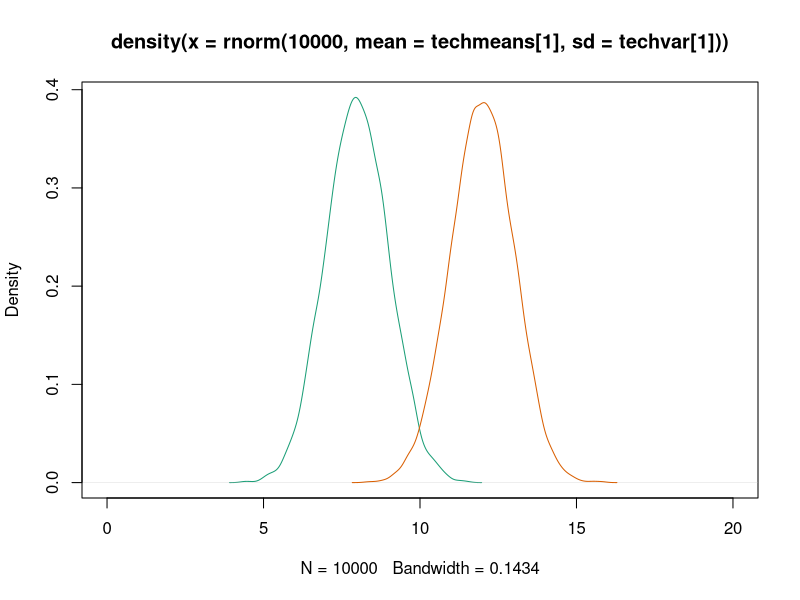
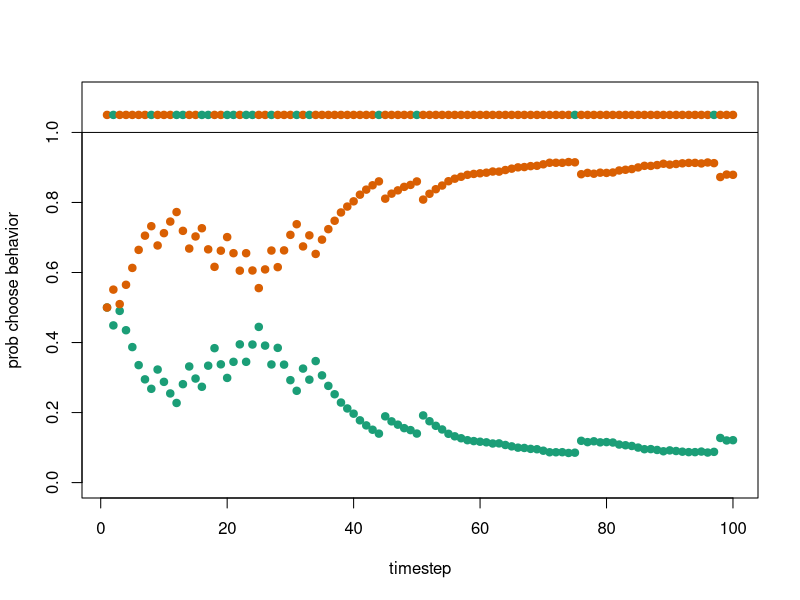
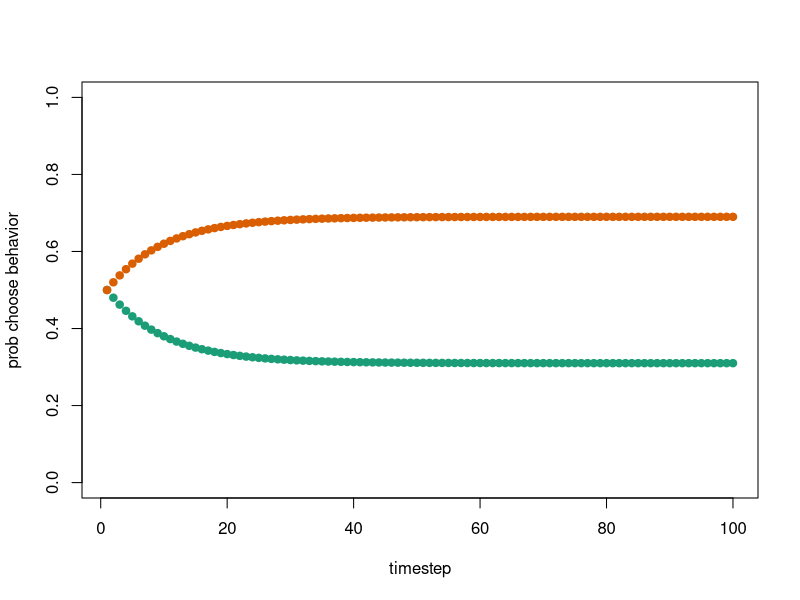
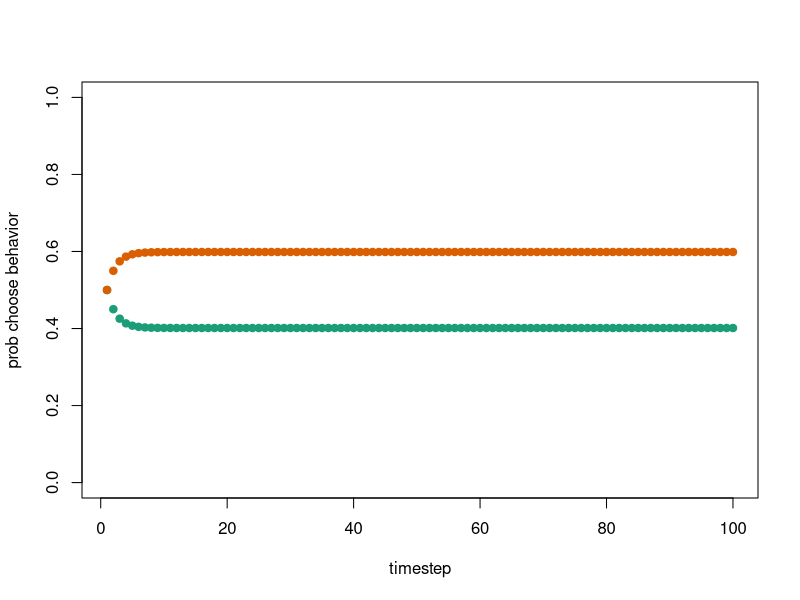
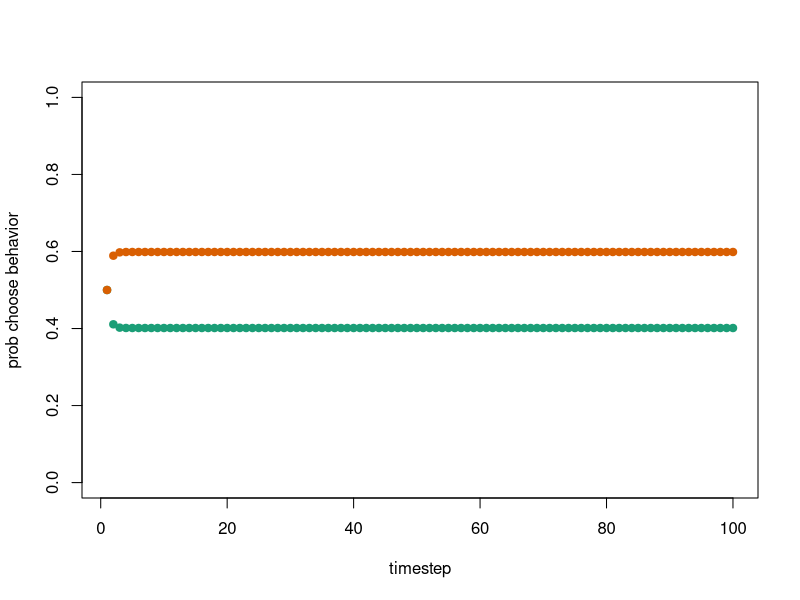
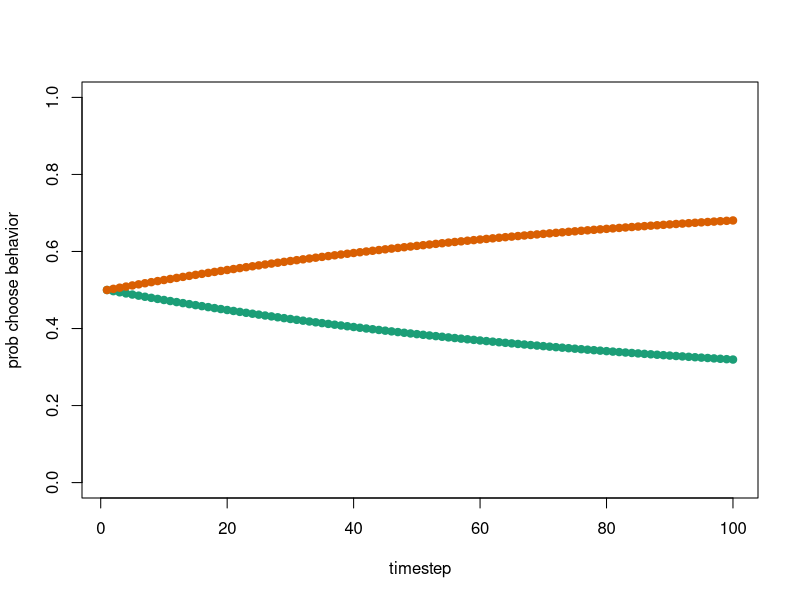
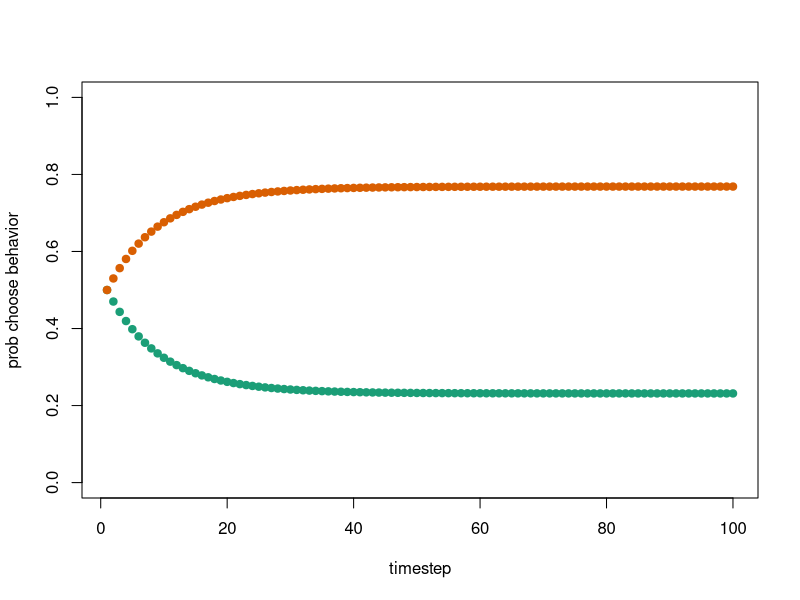
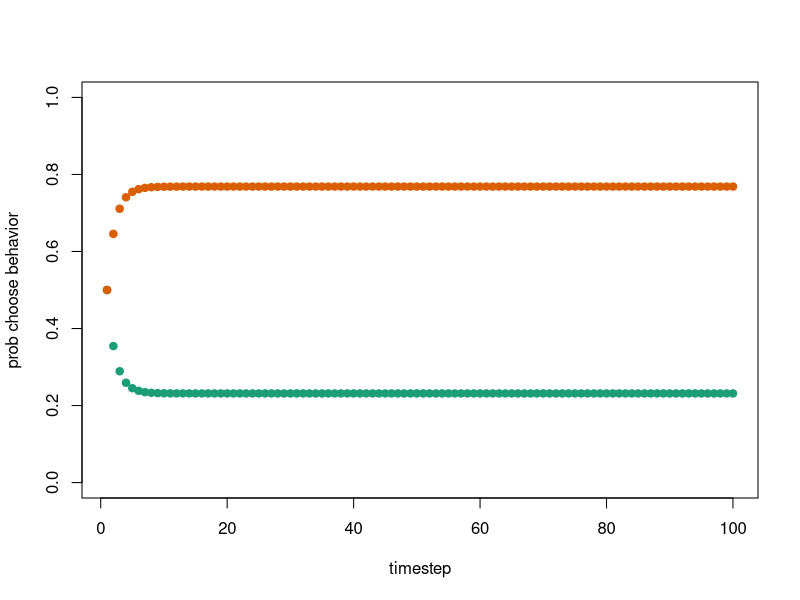

The R script that drew these images, in order:
###let's do an individual learning sim from first principals using EWA model.
##we can start with a continuous simulation, and add agents and heterogeneity later

######Functions

######create a softmax function to simply code
Softmax <- function(x){
  exp(x)/sum(exp(x))
}

#color palate
col.pal <- c("#1B9E77", "#D95F02")
# green (low payoff) and red (high payoff)

#simulate data set conditions
dsim <- data.frame( timestep=0 , tech=0 , payoff_i1=0 , payoff_i2=0, A1=0 , A2=0 , Pr1=0 , Pr2=0)
timesteps <- 100 # number of timesteps (t), in snail example, every interaction with a snail is a new timestep
phi <- 0.1 # low is more reliance on past memory and high is reliance on recent experience (0-1)
lambda <- 0.2 # sensitivity to differences in attraction, low is insensitive (0 is no attention to differences in attraction score, equal chance to pick each behavior), higher is more sensitive (0-infinity)
techmeans <- c(8,12) # pay offs of behaviors 1 and 2 
techvar <- c(1,1) # variance in pay offs of behavior across time steps
#visualize how hard to learn
plot(density(rnorm( 10000, mean=techmeans[1] , sd=techvar[1] ) ) ,col=col.pal[1] , xlim=c(0,20)) 
lines(density(rnorm( 10000, mean=techmeans[2] , sd=techvar[2] ) ) ,col=col.pal[2]) 

AC <- matrix(0,nrow=timesteps,ncol=2) 	

##simulated data for one discreet individual

for (t in 1:timesteps){
    prtech_i <-  Softmax(lambda*AC[t,]) #calculate probability of performing a behavior at this timestep
    tech <- sample( 1:2 , size=1 , prob=prtech_i) # sample a behavior with prtech_i
    payoff <- rnorm( 1 , mean=techmeans[tech] , sd=techvar[tech] ) #draw a behavior of tech=k with specified mean and SD, realized choice
    obs_payoffs_t <- rep(0,2) #initialize observed payoffs vector
    obs_payoffs_t[tech] <- payoff #populate with each observed payoff
    
    dsim[t,] <- c(  t , tech , obs_payoffs_t[1] , obs_payoffs_t[2] , AC[t,1] , AC[t,2] ,  prtech_i[1] , prtech_i[2] )
    
    # update attractions for next timestep t + 1, don't do on final round
     if(t<timesteps){ 
      for (k in 1:2){
        AC[t+1,k] <- (1-phi)*AC[t,k] + phi*obs_payoffs_t[k]
      }
    }
  }

#below plots sim
plot(dsim$Pr1~dsim$timestep , col=col.pal[1] , pch=19 , xlab="timestep" , ylab="prob choose behavior", ylim=c(0,1.1) ) 
points(dsim$Pr2~dsim$timestep,col=col.pal[2],pch=19 )
points(rep(1.05,timesteps) ~ dsim$timestep,col=col.pal[dsim$tech],pch=19 )
abline(h=1)

####### mean dynamics of model i, no variance, just a numerical solution
dsim2 <- data.frame( timestep=0 , A1=0 , A2=0 , Pr1=0 , Pr2=0)

for (t in 1:timesteps){
  prtech_i <-  Softmax(lambda*AC[t,]) #calculate probability of performing a behavior at this timestep
  obs_payoffs_t <- techmeans #initialize observed payoffs vector

  dsim2[t,] <- c(  t , AC[t,1] , AC[t,2] ,  prtech_i[1] , prtech_i[2] )
  
  # update attractions for next timestep t + 1, don't do on final round
  if(t<timesteps){ 
    for (k in 1:2){
      AC[t+1,k] <- (1-phi)*AC[t,k] + phi*obs_payoffs_t[k]
    }
  }
}

#below plots sims
plot(dsim2$Pr1~dsim2$timestep , col=col.pal[1] , pch=19 , xlab="timestep" , ylab="prob choose behavior", ylim=c(0,1) ) 
points(dsim2$Pr2~dsim2$timestep,col=col.pal[2],pch=19 )


###lets write a simple function to plot dynamics on average

sim_reinf_learn <- function(phi,lambda){
  techmeans <- c(8,12)
  timesteps <- 100
  dsim2 <- data.frame( timestep=0 , A1=0 , A2=0 , Pr1=0 , Pr2=0)
  
  for (t in 1:timesteps){
    prtech_i <-  Softmax(lambda*AC[t,]) #calculate probability of performing a behavior at this timestep
    obs_payoffs_t <- techmeans #initialize observed payoffs vector
    dsim2[t,] <- c(  t , AC[t,1] , AC[t,2] ,  prtech_i[1] , prtech_i[2] )
    # update attractions for next timestep t + 1, don't do on final round
    if(t<timesteps){ 
      for (k in 1:2){
        AC[t+1,k] <- (1-phi)*AC[t,k] + phi*obs_payoffs_t[k]
      }
    }
  }
  #below plots sims
  plot(dsim2$Pr1~dsim2$timestep , col=col.pal[1] , pch=19 , xlab="timestep" , ylab="prob choose behavior", ylim=c(0,1) ) 
  points(dsim2$Pr2~dsim2$timestep,col=col.pal[2],pch=19 )
  
}

##run some functions to explore average dynamics across simulation space
sim_reinf_learn(phi=0.5,lambda=0.1)
sim_reinf_learn(phi=0.9,lambda=0.1)
sim_reinf_learn(phi=0.01,lambda=0.3)
sim_reinf_learn(phi=0.1,lambda=0.3)
sim_reinf_learn(phi=0.5,lambda=0.3)
sim_reinf_learn(phi=0.1,lambda=1)
sim_reinf_learn(phi=0.9,lambda=1)

######### From down here Zoë's experimental space ############
# general set-up (including looping over individuals)

######create a softmax function to simply code
Softmax <- function(x){
  exp(x)/sum(exp(x))
}
# ask brendan why exponentional (you never get object with zero attraction)
# alexander says the exponential means that when calculating probtech the higher the lambda the bigger the difference between the two behaviors


#color palate
col.pal <- c("#1B9E77", "#D95F02")
# green (low payoff) and red (high payoff)

# Things that don't vary
individuals <- 20 # number of individuals 
timesteps <- 100 # number of timesteps (t), in snail example, every interaction with a snail is a new timestep

####### Loop over individuals, individuals all the same ######
# other parameters
phi <- 0.1 # low is more reliance on past memory and high is reliance on recent experience (0-1)
lambda <- 0.2 # sensitivity to differences in attraction, low is insensitive (0 is no attention to differences in attraction score, equal chance to pick each behavior), higher is more sensitive (0-infinity)
techmeans <- c(8,12) # pay offs of behaviors 1 and 2 
techvar <- c(1,1) # variance in pay offs of behavior across time steps

##simulated data looping over individuals
AR <- array(0 , dim=c( nrow=timesteps , 2 , individuals ) ) # empty array for storing payoffs
dsim <- data.frame(individual = 0, timestep=0 , tech=0 , payoff_i1=0 , payoff_i2=0, A1=0 , A2=0 , Pr1=0 , Pr2=0) # data frame for storing simulation results
therow <- 1

# run loop
for (t in 1:timesteps){
  for (i in 1:individuals) {
    prtech_i <-  Softmax(lambda*AR[t,,i]) #calculate probability of performing a behavior at this timestep
    tech <- sample( 1:2 , size=1 , prob=prtech_i) # sample a behavior with prtech_i
    payoff <- rnorm( 1 , mean=techmeans[tech] , sd=techvar[tech] ) #draw a behavior of tech=k with specified mean and SD, realized choice
    obs_payoffs_t <- rep(0,2) #initialize observed payoffs vector
    obs_payoffs_t[tech] <- payoff #populate with each observed payoff
  
    dsim[therow,] <- c(i,  t , tech , obs_payoffs_t[1] , obs_payoffs_t[2] , AR[t,1,i] , AR[t,2,i] ,  prtech_i[1] , prtech_i[2] )
    therow <- therow + 1
    # update attractions for next timestep t + 1, don't do on final round
    if(t<timesteps){ 
      for (k in 1:2){
        AR[t+1,k,i] <- (1-phi)*AR[t,k,i] + phi*obs_payoffs_t[k]
      }
    }
  }
}

#below plots sim
for (i in 1:individuals) {
  plot(dsim$Pr1[dsim$individual == i] ~dsim$timestep[dsim$individual == i] , col=col.pal[1] , pch=19 , xlab="timestep" , ylab="prob choose behavior", ylim=c(0,1.1) ) 
  points(dsim$Pr2[dsim$individual == i]~dsim$timestep[dsim$individual == i],col=col.pal[2],pch=19 )
  points(rep(1.05,timesteps) ~ dsim$timestep[dsim$individual == i],col=col.pal[dsim$tech[dsim$individual == i]],pch=19 )
  abline(h=1)
} 

###### Varying phi per individual ########
# other parameters
# Varying phi
logit <- function(p){
  (log(p/(1-p)))
}

logistic <- function(x){
  (1/(1+exp(-x)))
}

phi.sim <- logit(0.25) #population mean phi based on previous simulations with vervets/capuchins/etc (see payoff bias paper Brendan)
phi.sim_i <- rnorm(individuals, mean = 0, sd = 0.7) # can set standard deviation
phi_id <- round(logistic(phi.sim +phi.sim_i), digits=2)

##simulated data looping over individuals
AR <- array(0 , dim=c( nrow=timesteps , 2 , individuals ) )
dsim <- data.frame(individual = 0, timestep=0 , tech=0 , payoff_i1=0 , payoff_i2=0, A1=0 , A2=0 , Pr1=0 , Pr2=0)
therow <- 1

# run loop
for (t in 1:timesteps){
  for (i in 1:individuals) {
    prtech_i <-  Softmax(lambda*AR[t,,i]) #calculate probability of performing a behavior at this timestep
    tech <- sample( 1:2 , size=1 , prob=prtech_i) # sample a behavior with prtech_i
    payoff <- rnorm( 1 , mean=techmeans[tech] , sd=techvar[tech] ) #draw a behavior of tech=k with specified mean and SD, realized choice
    obs_payoffs_t <- rep(0,2) #initialize observed payoffs vector
    obs_payoffs_t[tech] <- payoff #populate with each observed payoff
    
    dsim[therow,] <- c(i,  t , tech , obs_payoffs_t[1] , obs_payoffs_t[2] , AR[t,1,i] , AR[t,2,i] ,  prtech_i[1] , prtech_i[2])
    therow <- therow + 1
    # update attractions for next timestep t + 1, don't do on final round
    if(t<timesteps){ 
      for (k in 1:2){
        AR[t+1,k,i] <- (1-phi_id[i])*AR[t,k,i] + phi_id[i]*obs_payoffs_t[k]
      }
    }
  }
}

#plotting sims
for (i in 1:individuals) {
  plot(dsim$Pr1[dsim$individual == i] ~dsim$timestep[dsim$individual == i] , col=col.pal[1] , pch=19 , xlab="timestep" , ylab="prob choose behavior", ylim=c(0,1.1) ) 
  points(dsim$Pr2[dsim$individual == i]~dsim$timestep[dsim$individual == i],col=col.pal[2],pch=19 )
  points(rep(1.05,timesteps) ~ dsim$timestep[dsim$individual == i],col=col.pal[dsim$tech[dsim$individual == i]],pch= 19)
  abline(h=1)
  title(main = paste("id =", i, ", lambda =", lambda, ", phi =", round(phi_id[i],2)))
} 

#### Payoffs of behaviors switching halfway through ####
# introducing change in payoff
techmeans_bas <- c(8,12) # pay offs of behaviors 1 and 2 baseline
techmeans_exp <- c(12,8) # pay offs switched (experiment)

##simulated data looping over individuals
AR <- array(0 , dim=c( nrow=timesteps , 2 , individuals ) )
dsim <- data.frame(individual = 0, timestep=0 , tech=0 , payoff_i1=0 , payoff_i2=0, A1=0 , A2=0 , Pr1=0 , Pr2=0)
therow <- 1

for (t in 1:timesteps){
  for (i in 1:individuals) {
    prtech_i <-  Softmax(lambda*AR[t,,i]) #calculate probability of performing a behavior at this timestep
    tech <- sample( 1:2 , size=1 , prob=prtech_i) # sample a behavior with prtech_i
    techmeans <- if(t > timesteps/2) {techmeans_exp} else {techmeans_bas}
    payoff <- rnorm( 1 , mean=techmeans[tech] , sd=techvar[tech] ) #draw a behavior of tech=k with specified mean and SD, realized choice
    obs_payoffs_t <- rep(0,2) #initialize observed payoffs vector
    obs_payoffs_t[tech] <- payoff #populate with each observed payoff
    
    dsim[therow,] <- c(i,  t , tech , obs_payoffs_t[1] , obs_payoffs_t[2] , AR[t,1,i] , AR[t,2,i] ,  prtech_i[1] , prtech_i[2] )
    therow <- therow + 1
    # update attractions for next timestep t + 1, don't do on final round
    if(t<timesteps){ 
      for (k in 1:2){
        AR[t+1,k,i] <- (1-phi_id[i])*AR[t,k,i] + phi_id[i]*obs_payoffs_t[k]
      }
    }
  }
}

##plot sims
for (i in 1:individuals) {
  plot(dsim$Pr1[dsim$individual == i] ~dsim$timestep[dsim$individual == i] , col=col.pal[1] , pch=19 , xlab="timestep" , ylab="prob choose behavior", ylim=c(0,1.1) ) 
  points(dsim$Pr2[dsim$individual == i]~dsim$timestep[dsim$individual == i],col=col.pal[2],pch=19 )
  points(rep(1.05,timesteps) ~ dsim$timestep[dsim$individual == i],col=col.pal[dsim$tech[dsim$individual == i]],pch= 19)
  abline(h=1)
  abline(v = timesteps/2, lty = 2)
  title(main = paste("id =", i, ", lambda =", lambda, ", phi =", round(phi_id[i],2)))
} 

##### Using efficiency rather than absolute payoffs ####
# use efficiency rather than absolute payoffs (the techmeans from before). Find this more intuitive, so chance of opening snail, when payoff of snail flesh is the same
techprsucceed_bas <- c(0.50, 0.95)
techprsucceed_exp <- c(0.50, 0.01)
lambda = 1 #needs to be high to see variation

##simulated data looping over individuals
AR <- array(0 , dim=c( nrow=timesteps , 2 , individuals ) )
dsim <- data.frame(individual = 0, timestep=0 , tech=0 , payoff_i1=0 , payoff_i2=0, A1=0 , A2=0 , Pr1=0 , Pr2=0, succeed = 0)
therow <- 1

for (t in 1:timesteps){
  for (i in 1:individuals) {
    prtech_i <-  Softmax(lambda*AR[t,,i]) #calculate probability of performing a behavior at this timestep
    tech <- sample( 1:2 , size=1 , prob=prtech_i) # sample a behavior with prtech_i
    succeed <- if (t > timesteps/2) {sample(rbinom(1,1,techprsucceed_exp[tech]))} else {sample(rbinom(1,1,techprsucceed_bas[tech]))} #introduce sample whether it was successful
    payoff <- succeed # right now the payoff is 1 or 0, so succeed yes or no. Can still change this (to also account for time needed to get payoff for ex)
    obs_payoffs_t <- rep(0,2) #initialize observed payoffs vector
    obs_payoffs_t[tech] <- payoff #populate with each observed payoff
    dsim[therow,] <- c(i,  t , tech , obs_payoffs_t[1] , obs_payoffs_t[2] , AR[t,1,i] , AR[t,2,i] ,  prtech_i[1] , prtech_i[2], succeed )
    therow <- therow + 1
    # update attractions for next timestep t + 1, don't do on final round
    if(t<timesteps){ 
      for (k in 1:2){
        AR[t+1,k,i] <- (1-phi_id[i])*AR[t,k,i] + phi_id[i]*obs_payoffs_t[k]
      }
    }
  }
}

##plot sims
# add points showing whether succeeded or not (empty circle is not succeed, filled is succeed)
pch.pal <- c(1,19)

for (i in 1:individuals) {
  plot(dsim$Pr1[dsim$individual == i] ~dsim$timestep[dsim$individual == i] , col=col.pal[1] , pch=19 , xlab="timestep" , ylab="prob choose behavior", ylim=c(0,1.1) ) 
  points(dsim$Pr2[dsim$individual == i]~dsim$timestep[dsim$individual == i],col=col.pal[2],pch=19 )
  points(rep(1.05,timesteps) ~ dsim$timestep[dsim$individual == i],col=col.pal[dsim$tech[dsim$individual == i]],pch= pch.pal[1 + dsim$succeed[dsim$individual == i]])
  abline(h=1)
  abline(v = timesteps/2, lty = 2)
  title(main = paste("id =", i, ", lambda =", lambda, ", phi =", round(phi_id[i],2)))
} 

## To make PDF of output
pdf("freq_sims_zg.pdf", width = 9, height = 11)
par(mfrow=c(5,2)) #sets number of rows and columns per page, could also change margins
par(cex = 0.5)

#plot code here

dev.off()


##### Function to show deterministic simulation (average) #####
AC <- matrix(0,nrow=timesteps,ncol=2) 	

sim_reinf_learn <- function(phi,lambda){
  techprsucceed_bas <- c(0.50, 0.95)
  techprsucceed_exp <- c(0.50, 0.01)
  timesteps <- 100
  dsim2 <- data.frame( timestep=0 , A1=0 , A2=0 , Pr1=0 , Pr2=0)
  
  for (t in 1:timesteps){
    prtech_i <-  Softmax(lambda*AC[t,]) #calculate probability of performing a behavior at this timestep
    obs_payoffs_t <- if (t > timesteps/2) {techprsucceed_exp} else {techprsucceed_bas} #initialize observed payoffs vector
    dsim2[t,] <- c(  t , AC[t,1] , AC[t,2] ,  prtech_i[1] , prtech_i[2] )
    # update attractions for next timestep t + 1, don't do on final round
    if(t<timesteps){ 
      for (k in 1:2){
        AC[t+1,k] <- (1-phi)*AC[t,k] + phi*obs_payoffs_t[k]
      }
    }
  }
  #below plots sims
  plot(dsim2$Pr1~dsim2$timestep , col=col.pal[1] , pch=19 , xlab="timestep" , ylab="prob choose behavior", ylim=c(0,1) ) 
  points(dsim2$Pr2~dsim2$timestep,col=col.pal[2],pch=19 )
  abline(v = timesteps/2, lty = 2)
  title(main = paste("lambda =", lambda, ", phi =", phi))
}

##run some functions to explore average dynamics across simulation space
sim_reinf_learn(phi=0.05,lambda=1)
sim_reinf_learn(phi=0.05,lambda=5)
sim_reinf_learn(phi=0.05,lambda=10)
sim_reinf_learn(phi=0.1,lambda=10)
sim_reinf_learn(phi=0.2,lambda=10)
sim_reinf_learn(phi=0.5,lambda=10)

##### Making the nice plot for presentations of average effect at different phi's and lambdas #######

techprsucceed_bas <- c(0.50, 0.95)
techprsucceed_exp <- c(0.50, 0.01)
timesteps <- 100
phi_v <- c(0.05, 0.1, 0.2, 0.5) #vector with phi values
lambda_v <- c(1,5,10)
#add lambda loop on outside

AR <- array(0 , dim=c( nrow=timesteps , 2 , length(phi_v), length(lambda_v)) ) 
dsim2 <- data.frame( timestep=0 , A1=0 , A2=0 , Pr1=0 , Pr2=0, phi =0, lambda =0)
therow <- 1

for (l in 1:length(lambda_v)) { 
  for (p in 1:length(phi_v)) {
    for (t in 1:timesteps){
      prtech_i <-  Softmax(lambda_v[l]*AR[t,,p,l]) #calculate probability of performing a behavior at this timestep
      obs_payoffs_t <- if (t > timesteps/2) {techprsucceed_exp} else {techprsucceed_bas} #initialize observed payoffs vector
      dsim2[therow,] <- c(  t , AR[t,1,p,l] , AR[t,2,p,l] ,  prtech_i[1] , prtech_i[2], phi_v[p], lambda_v[l])
      therow <- therow + 1
      # update attractions for next timestep t + 1, don't do on final round
      if(t<timesteps){ 
        for (k in 1:2){
          AR[t+1,k,p,l] <- (1-phi_v[p])*AR[t,k,p,l] + phi_v[p]*obs_payoffs_t[k]
        }
      }
    }
  }
}
# make variable for probability of high payoff behavior
for (i in 1:nrow(dsim2)) {
  dsim2$Pr_highpay[i] <- if (dsim2$timestep[i] > timesteps/2) {dsim2$Pr1[i]} else {dsim2$Pr2[i]}
}

# make variable for tool use or non tool use is high payoff. Circle is tool use, triangle is pounding
for (i in 1:nrow(dsim2)) {
  dsim2$point_tu[i] <- if (dsim2$timestep[i] < timesteps/2) {19} else {17}
}

# plot for presentation
library(RColorBrewer)
col.pal.phi <- brewer.pal(4, "Set2") #can give palette from r color brewer or do linetypes or both

# save as pdf
pdf("pres_sims_zg.pdf", width = 9, height = 11)
par(mfrow=c(3,1)) #sets number of rows and columns per page, could also change margins
par( mar=c(4,5,2,2))
par(cex = 0.8)

for (l in 1:length(lambda_v)) {
  plot(dsim2$Pr1~dsim2$timestep , col="white" , pch=19 , xlab="timestep" , ylab="prob choose high payoff behavior", ylim=c(0,1.3) ) 
  abline(v = timesteps/2, lty = 2)
  
  for (p in 1:length(phi_v)) {
    points(dsim2$Pr_highpay[dsim2$lambda == lambda_v[l] & dsim2$phi == phi_v[p]]~dsim2$timestep[dsim2$lambda == lambda_v[l] & dsim2$phi == phi_v[p]],col=col.pal.phi[p],
           pch= dsim2$point_tu[dsim2$lambda == lambda_v[l] & dsim2$phi == phi_v[p]])
}
title(main = paste("lambda =", lambda_v[l]))
legend("top", as.character(phi_v), pch = 19, col = col.pal.phi, title = "phi", horiz=TRUE, bg = "white")
legend("topright", c("Tool use", "Pounding"), pch = c(19,17), col = "black")
}

dev.off()

#### Exploring tool use vs non-tool use groups ####
## tool users 

techprsucceed_bas <- c(0.50, 0.95)
techprsucceed_exp <- c(0.50, 0.01)
timesteps <- 100
phi_v <- c(0.05, 0.1, 0.2, 0.5) #vector with phi values
lambda_v <- c(1,5,10)
#add lambda loop on outside

AR <- array(0 , dim=c( nrow=timesteps , 2 , length(phi_v), length(lambda_v)) )
AR[1,1,,] <- 6.8 # attraction score first behavior (pounding)
AR[1,2,,] <- 9 # attraction score second behavior (tool use) will get translated to probabilities of 0.1 pounding and 0.9 tool use
dsim2 <- data.frame( timestep=0 , A1=0 , A2=0 , Pr1=0 , Pr2=0, phi =0, lambda =0)
therow <- 1

for (l in 1:length(lambda_v)) { 
  for (p in 1:length(phi_v)) {
    for (t in 1:timesteps){
      prtech_i <-  Softmax(lambda_v[l]*AR[t,,p,l]) #calculate probability of performing a behavior at this timestep
      obs_payoffs_t <- if (t > timesteps/2) {techprsucceed_exp} else {techprsucceed_bas} #initialize observed payoffs vector
      dsim2[therow,] <- c(  t , AR[t,1,p,l] , AR[t,2,p,l] ,  prtech_i[1] , prtech_i[2], phi_v[p], lambda_v[l])
      therow <- therow + 1
      # update attractions for next timestep t + 1, don't do on final round
      if(t<timesteps){ 
        for (k in 1:2){
          AR[t+1,k,p,l] <- (1-phi_v[p])*AR[t,k,p,l] + phi_v[p]*obs_payoffs_t[k]
        }
      }
    }
  }
}
# make variable for probability of high payoff behavior
for (i in 1:nrow(dsim2)) {
  dsim2$Pr_highpay[i] <- if (dsim2$timestep[i] > timesteps/2) {dsim2$Pr1[i]} else {dsim2$Pr2[i]}
}

# make variable for tool use or non tool use is high payoff. Circle is tool use, triangle is pounding
for (i in 1:nrow(dsim2)) {
  dsim2$point_tu[i] <- if (dsim2$timestep[i] < timesteps/2) {19} else {17}
}

# plot for presentation
for (l in 1:length(lambda_v)) {
  plot(dsim2$Pr1~dsim2$timestep , col="white" , pch=19 , xlab="timestep" , ylab="prob choose high payoff behavior", ylim=c(0,1.3) ) 
  abline(v = timesteps/2, lty = 2)
  
  for (p in 1:length(phi_v)) {
    points(dsim2$Pr_highpay[dsim2$lambda == lambda_v[l] & dsim2$phi == phi_v[p]]~dsim2$timestep[dsim2$lambda == lambda_v[l] & dsim2$phi == phi_v[p]],col=col.pal.phi[p],
           pch= dsim2$point_tu[dsim2$lambda == lambda_v[l] & dsim2$phi == phi_v[p]])
  }
  title(main = paste("lambda =", lambda_v[l]))
  legend("top", as.character(phi_v), pch = 19, col = col.pal.phi, title = "phi", horiz=TRUE, bg = "white")
  legend("topright", c("Tool use", "Pounding"), pch = c(19,17), col = "black")
}

# looking only at tool use not at behavior with highest payoff
for (l in 1:length(lambda_v)) {
  plot(dsim2$Pr1~dsim2$timestep , col="white" , pch=19 , xlab="timestep" , ylab="prob choose tool use", ylim=c(0,1.3) ) 
  abline(v = timesteps/2, lty = 2)
  
  for (p in 1:length(phi_v)) {
    points(dsim2$Pr2[dsim2$lambda == lambda_v[l] & dsim2$phi == phi_v[p]]~dsim2$timestep[dsim2$lambda == lambda_v[l] & dsim2$phi == phi_v[p]],col=col.pal.phi[p], pch = 19)
  }
  title(main = paste("lambda =", lambda_v[l]))
  legend("top", as.character(phi_v), pch = 19, col = col.pal.phi, title = "phi", horiz=TRUE, bg = "white")
  legend("topright", c("Tool use", "Pounding"), pch = c(19,17), col = "black")
}

## non tool users
techprsucceed_bas <- c(0.50, 0.95)
techprsucceed_exp <- c(0.50, 0.01)
timesteps <- 100
phi_v <- c(0.01, 0.05, 0.1, 0.2) #vector with phi values
lambda_v <- c(1,5,10)

AR <- array(0 , dim=c( nrow=timesteps , 2 , length(phi_v), length(lambda_v)) )
AR[1,1,,] <- 700 # attraction score first behavior (pounding)
AR[1,2,,] <- 0 # attraction score second behavior (tool use) will get translated to probabilities of nearly 1 pounding and about 0 tool use
dsim2 <- data.frame( timestep=0 , A1=0 , A2=0 , Pr1=0 , Pr2=0, phi =0, lambda =0)
therow <- 1

for (l in 1:length(lambda_v)) { 
  for (p in 1:length(phi_v)) {
    for (t in 1:timesteps){
      prtech_i <-  Softmax(lambda_v[l]*AR[t,,p,l]) #calculate probability of performing a behavior at this timestep
      obs_payoffs_t <- if (t > timesteps/2) {techprsucceed_exp} else {techprsucceed_bas} #initialize observed payoffs vector
      dsim2[therow,] <- c(  t , AR[t,1,p,l] , AR[t,2,p,l] ,  prtech_i[1] , prtech_i[2], phi_v[p], lambda_v[l])
      therow <- therow + 1
      # update attractions for next timestep t + 1, don't do on final round
      if(t<timesteps){ 
        for (k in 1:2){
          AR[t+1,k,p,l] <- (1-phi_v[p])*AR[t,k,p,l] + phi_v[p]*obs_payoffs_t[k]
        }
      }
    }
  }
}
# make variable for probability of high payoff behavior
for (i in 1:nrow(dsim2)) {
  dsim2$Pr_highpay[i] <- if (dsim2$timestep[i] > timesteps/2) {dsim2$Pr1[i]} else {dsim2$Pr2[i]}
}

# make variable for tool use or non tool use is high payoff. Circle is tool use, triangle is pounding
for (i in 1:nrow(dsim2)) {
  dsim2$point_tu[i] <- if (dsim2$timestep[i] < timesteps/2) {19} else {17}
}

# plot
for (l in 1:length(lambda_v)) {
  plot(dsim2$Pr1~dsim2$timestep , col="white" , pch=19 , xlab="timestep" , ylab="prob choose high payoff behavior", ylim=c(0,1.3) ) 
  abline(v = timesteps/2, lty = 2)
  
  for (p in 1:length(phi_v)) {
    points(dsim2$Pr_highpay[dsim2$lambda == lambda_v[l] & dsim2$phi == phi_v[p]]~dsim2$timestep[dsim2$lambda == lambda_v[l] & dsim2$phi == phi_v[p]],col=col.pal.phi[p],
           pch= dsim2$point_tu[dsim2$lambda == lambda_v[l] & dsim2$phi == phi_v[p]])
  }
  title(main = paste("lambda =", lambda_v[l]))
  #legend("top", as.character(phi_v), pch = 19, col = col.pal.phi, title = "phi", horiz=TRUE, bg = "white")
  #legend("topright", c("Tool use", "Pounding"), pch = c(19,17), col = "black")
}

for (l in 1:length(lambda_v)) {
  plot(dsim2$Pr1~dsim2$timestep , col="white" , pch=19 , xlab="timestep" , ylab="prob choose high payoff behavior", ylim=c(0,1.3) ) 
  abline(v = timesteps/2, lty = 2)
  
  for (p in 1:length(phi_v)) {
    points(dsim2$Pr1[dsim2$lambda == lambda_v[l] & dsim2$phi == phi_v[p]]~dsim2$timestep[dsim2$lambda == lambda_v[l] & dsim2$phi == phi_v[p]],col=col.pal.phi[p],
           pch = 17)
  }
  title(main = paste("lambda =", lambda_v[l]))
  legend("top", as.character(phi_v), pch = 19, col = col.pal.phi, title = "phi", horiz=TRUE, bg = "white")
  legend("topright", c("Tool use", "Pounding"), pch = c(19,17), col = "black")
}

#### do this above stochastically for both tool use and non-tool use ### 

# using efficiency rather than absolute payoffs 
# tool users 

techprsucceed_bas <- c(0.50, 0.95) 
techprsucceed_exp <- c(0.50, 0.01) 
lambda = 5 #needs to be high to see variation 

#simulated data looping over individuals 
AR <- array(0 , dim=c( nrow=timesteps , 2 , individuals ) ) 
dsim <- data.frame(individual = 0, timestep=0 , tech=0 , payoff_i1=0 , payoff_i2=0, A1=0 , A2=0 , Pr1=0 , Pr2=0, succeed = 0) 
therow <- 1 

AR[1,1,] <- 6.8 # attraction score first behavior (pounding) 
AR[1,2,] <- 9 # attraction score second behavior (tool use) will get translated to probabilities of 0.1 pounding and 0.9 tool use 


for (t in 1:timesteps){ 
  for (i in 1:individuals) { 
    prtech_i <-  Softmax(lambda*AR[t,,i]) #calculate probability of performing a behavior at this timestep 
    tech <- sample( 1:2 , size=1 , prob=prtech_i) # sample a behavior with prtech_i 
    succeed <- if (t > timesteps/2) {sample(rbinom(1,1,techprsucceed_exp[tech]))} else {sample(rbinom(1,1,techprsucceed_bas[tech]))} #introduce sample whether it was successful 
    payoff <- succeed # right now the payoff is 1 or 0, so succeed yes or no. Can still change this (to also account for time needed to get payoff for ex) 
    obs_payoffs_t <- rep(0,2) #initialize observed payoffs vector 
    obs_payoffs_t[tech] <- payoff #populate with each observed payoff 
    dsim[therow,] <- c(i,  t , tech , obs_payoffs_t[1] , obs_payoffs_t[2] , AR[t,1,i] , AR[t,2,i] ,  prtech_i[1] , prtech_i[2], succeed ) 
    therow <- therow + 1 
    # update attractions for next timestep t + 1, don't do on final round 
    if(t<timesteps){  
      for (k in 1:2){ 
        AR[t+1,k,i] <- (1-phi_id[i])*AR[t,k,i] + phi_id[i]*obs_payoffs_t[k] 
      } 
    } 
  } 
} 

##plot sims 
# add points showing whether succeeded or not (empty circle is not succeed, filled is succeed) 
pch.pal <- c(1,19) 

for (i in 1:individuals) { 
  plot(dsim$Pr1[dsim$individual == i] ~dsim$timestep[dsim$individual == i] , col=col.pal[1] , pch=19 , xlab="timestep" , ylab="prob choose behavior", ylim=c(0,1.1) )  
  points(dsim$Pr2[dsim$individual == i]~dsim$timestep[dsim$individual == i],col=col.pal[2],pch=19 ) 
  points(rep(1.05,timesteps) ~ dsim$timestep[dsim$individual == i],col=col.pal[dsim$tech[dsim$individual == i]],pch= pch.pal[1 + dsim$succeed[dsim$individual == i]]) 
  abline(h=1) 
  abline(v = timesteps/2, lty = 2) 
  title(main = paste("id =", i, ", lambda =", lambda, ", phi =", round(phi_id[i],2))) 
}  

# non tool users 

techprsucceed_bas <- c(0.50, 0.95) 
techprsucceed_exp <- c(0.50, 0.01) 
lambda = 1 #needs to be high to see variation 

#simulated data looping over individuals 
AR <- array(0 , dim=c( nrow=timesteps , 2 , individuals ) ) 
dsim <- data.frame(individual = 0, timestep=0 , tech=0 , payoff_i1=0 , payoff_i2=0, A1=0 , A2=0 , Pr1=0 , Pr2=0, succeed = 0) 
therow <- 1 

AR[1,1,] <- 700 # attraction score first behavior (pounding) 
AR[1,2,] <- 0 # attraction score second behavior (tool use) will get translated to probabilities of 0.1 pounding and 0.9 tool use 


for (t in 1:timesteps){ 
  for (i in 1:individuals) { 
    prtech_i <-  Softmax(lambda*AR[t,,i]) #calculate probability of performing a behavior at this timestep 
    tech <- sample( 1:2 , size=1 , prob=prtech_i) # sample a behavior with prtech_i 
    succeed <- if (t > timesteps/2) {sample(rbinom(1,1,techprsucceed_exp[tech]))} else {sample(rbinom(1,1,techprsucceed_bas[tech]))} #introduce sample whether it was successful 
    payoff <- succeed # right now the payoff is 1 or 0, so succeed yes or no. Can still change this (to also account for time needed to get payoff for ex) 
    obs_payoffs_t <- rep(0,2) #initialize observed payoffs vector 
    obs_payoffs_t[tech] <- payoff #populate with each observed payoff 
    dsim[therow,] <- c(i,  t , tech , obs_payoffs_t[1] , obs_payoffs_t[2] , AR[t,1,i] , AR[t,2,i] ,  prtech_i[1] , prtech_i[2], succeed ) 
    therow <- therow + 1 
    # update attractions for next timestep t + 1, don't do on final round 
    if(t<timesteps){  
      for (k in 1:2){ 
        AR[t+1,k,i] <- (1-phi_id[i])*AR[t,k,i] + phi_id[i]*obs_payoffs_t[k] 
      } 
    } 
  } 
} 

##plot sims 
# add points showing whether succeeded or not (empty circle is not succeed, filled is succeed) 
pch.pal <- c(1,19) 

for (i in 1:individuals) { 
  plot(dsim$Pr1[dsim$individual == i] ~dsim$timestep[dsim$individual == i] , col=col.pal[1] , pch=19 , xlab="timestep" , ylab="prob choose behavior", ylim=c(0,1.1) )  
  points(dsim$Pr2[dsim$individual == i]~dsim$timestep[dsim$individual == i],col=col.pal[2],pch=19 ) 
  points(rep(1.05,timesteps) ~ dsim$timestep[dsim$individual == i],col=col.pal[dsim$tech[dsim$individual == i]],pch= pch.pal[1 + dsim$succeed[dsim$individual == i]]) 
  abline(h=1) 
  abline(v = timesteps/2, lty = 2) 
  title(main = paste("id =", i, ", lambda =", lambda, ", phi =", round(phi_id[i],2))) 
}  

